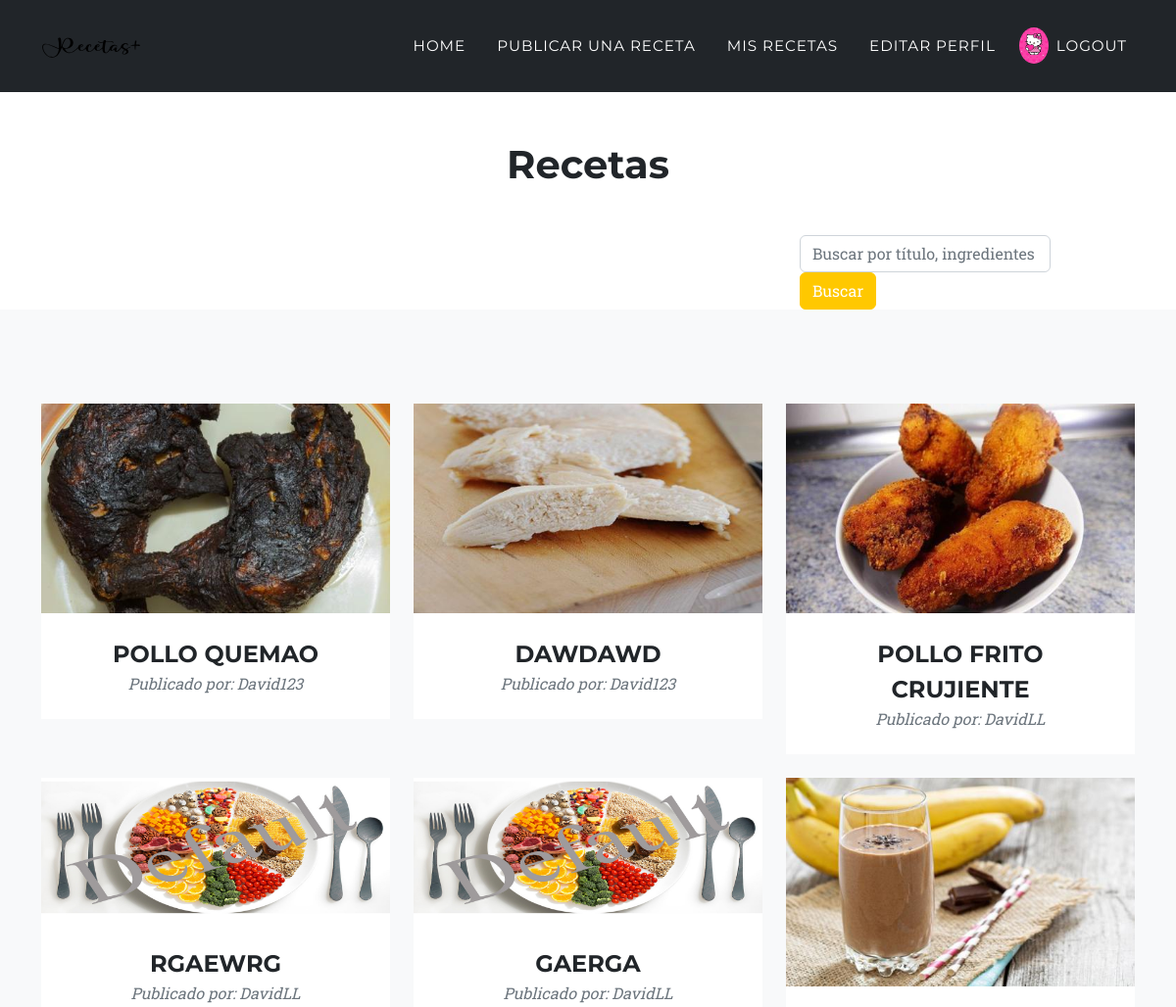
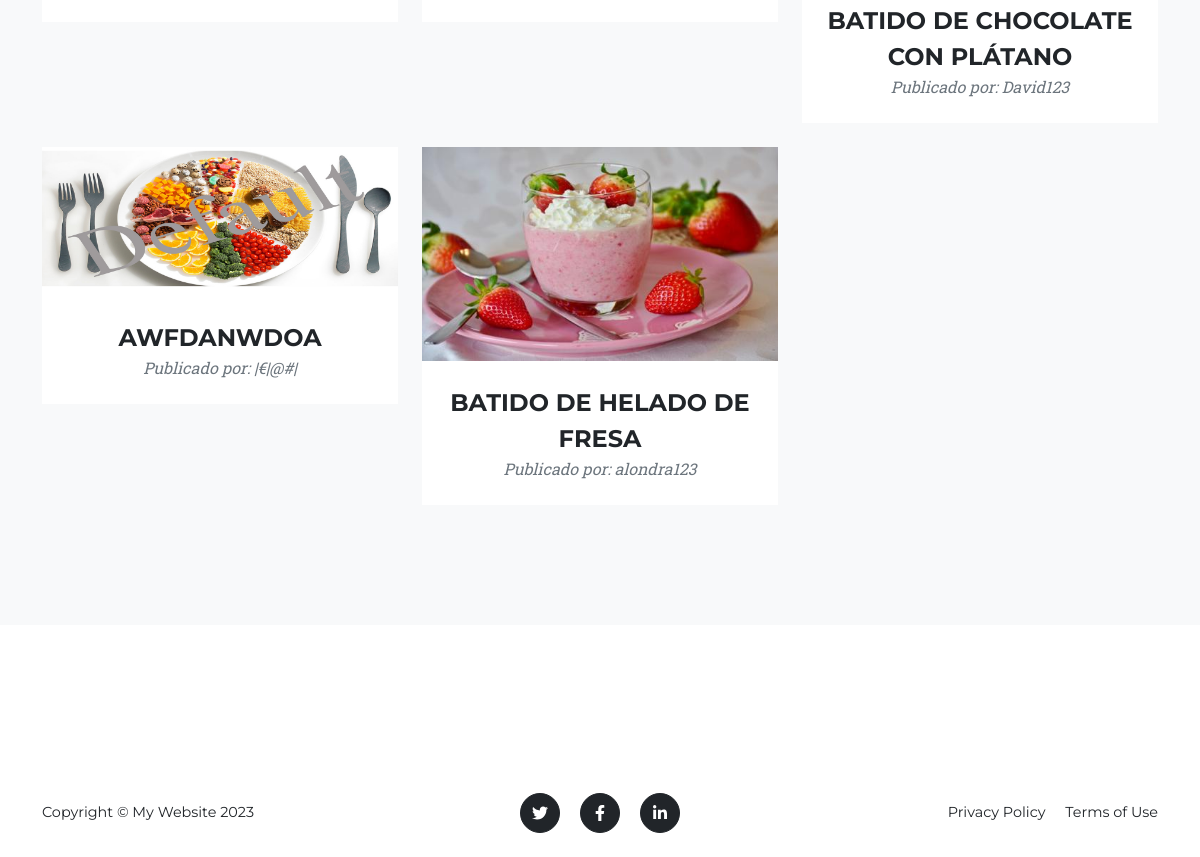
The page /recetas/ (signed in) on the database its author committed (2 pictures, top to bottom).
### recetas/models.py (models this page shows, shortened)
class Avatar(models.Model):
    user = models.OneToOneField(User, on_delete=models.CASCADE)
    imagen = models.ImageField(upload_to='avatares', null=True, blank=True)

class Publicaciones(models.Model):
    title = models.CharField(max_length=100)
    fecha_creation = models.DateTimeField(auto_now_add=True) #Añade automaticamente la fecha por defecto
    fecha_actualizada = models.DateTimeField(null=True)
    ingredientes = models.TextField(blank=True)
    preparacion = models.TextField(blank=True)
    email_p = models.EmailField()
    contacto_tel = models.IntegerField(default=000000000)
    autor = models.ForeignKey(User, on_delete=models.CASCADE)   #Si se borra el usuario, se borran sus recetas
    imagen_p = models.ImageField(upload_to='secun/images', default='default_image.jpg')  # Campo de imagen
    imagen_redimensionada = models.ImageField(upload_to='redimens/images', default='default_image.jpg')

### recetas/views.py (the view)
# urls.py: path('recetas/',views.recetas, name='recetas'),
@login_required
def recetas(request):
    recetas_x = Publicaciones.objects.all()
    query = request.GET.get("q")
    if query:
        recetas_x = recetas_x.filter(
            Q(title__icontains=query) | Q(ingredientes__icontains=query) | Q(preparacion__icontains=query)
        )
    return render(request, 'recetas.html', {'recetas': recetas_x, 'query': query})

### recetas/templates/recetas.html (shortened to what this page needs)
{% extends 'padre2_recetas.html' %}
{% block content %}
<head>
    {% load static %}
    <link rel="stylesheet" type="portfolio/css" href="{% static 'recetas/css/styles.css' %}">
</head>
<main>
    <section>
        <h1 class="text-center"> Recetas </h1>
        <div class="mt-5">
            <div class="row">
                <div class="col-md-8"></div>
                <div class="col-md-4">
                    <form method="GET" action="{% url 'recetas' %}">
                        <div class="form-row">
                            <div class="col-8">
                                <input type="text" name="q" class="form-control" placeholder="Buscar por título, ingredientes o preparación" value="{{ request.GET.q }}">
                            </div>
                            <div class="col-4">
                                <button type="submit" class="btn btn-primary">Buscar</button>
                            </div>
                        </div>
                    </form>
                </div>
            </div>
        </div>
        <section class="page-section bg-light" id="portfolio">
            <div class="container">
                <div class="row">
                    {% for receta in recetas %}
                        <div class="col-lg-4 col-sm-6 mb-4">
                            <div class="portfolio-item">
                                <a class="portfolio-link" data-bs-toggle="modal" href="{% url 'recetas_detail' receta.id %}">
                                    <img class="img-fluid" src="{{ receta.imagen_redimensionada.url }}" alt="{{ receta.title }}" />
                                </a>
                                <div class="portfolio-caption">
                                    <div class="portfolio-caption-heading text-uppercase">{{ receta.title }}</div>
                                    <div class="portfolio-caption-subheading text-muted">Publicado por: {{ receta.autor }}</div>
                                </div>
                            </div>
                        </div>
                    {% endfor %}
                </div>
            </div>
        </section>
</main>
{% endblock %}

### recetas/templates/padre2_recetas.html (shortened to what this page needs)
<!DOCTYPE html>
<html lang="en">
    <head>
        {% load static %}
        <link href="{% static 'recetas/css/styles.css' %}" rel="stylesheet" />
    </head>
    <body id="page-top">
        <nav class="navbar navbar-expand-lg navbar-dark bg-dark fixed-top" id="mainNav">
            <div class="container">
                <a class="navbar-brand" href="#page-top"><img src="{% static 'recetas/assets/img/navbar-logo4.svg' %}" alt="..." /></a>
                <div class="collapse navbar-collapse" id="navbarResponsive">
                    <ul class="navbar-nav text-uppercase ms-auto py-4 py-lg-0">
                        <li class="nav-item"><a class="nav-link" href="/..">Home</a></li>
                        {% if user.is_authenticated %}
                            {% if request.path == '/recetas/' %}
                            <li class="nav-item"><a class="nav-link" href="/recetas/create">Publicar una receta</a></li>
                            <li class="nav-item"><a class="nav-link" href="/recetas/mis">Mis recetas</a></li>
                            {% endif %}
                        <li class="nav-item"><a class="nav-link" href="/editar_perfil">Editar perfil</a></li>
                        {% if user.avatar %}
                        <div>
                            <img src="{{ user.avatar.imagen.url }}" alt="Avatar" style="max-width: 30px;" class="rounded-circle img-fluid">
                        </div>
                        {% endif %}
                        <li class="nav-item"><a class="nav-link" href="/logout">Logout</a></li>
                        {% endif %}
                    </ul>
                </div>
            </div>
        </nav>
        {% block content %}
        {% endblock %}
        <footer class="footer py-4">
            <div class="container">
                <div class="row align-items-center">
                    <div class="col-lg-4 text-lg-start">Copyright &copy; My Website 2023</div>
                    <div class="col-lg-4 my-3 my-lg-0">
                        <a class="btn btn-dark btn-social mx-2" href="#!" aria-label="Twitter"><i class="fab fa-twitter"></i></a>
                        <a class="btn btn-dark btn-social mx-2" href="#!" aria-label="Facebook"><i class="fab fa-facebook-f"></i></a>
                        <a class="btn btn-dark btn-social mx-2" href="#!" aria-label="LinkedIn"><i class="fab fa-linkedin-in"></i></a>
                    </div>
                    <div class="col-lg-4 text-lg-end">
                        <a class="link-dark text-decoration-none me-3" href="#!">Privacy Policy</a>
                        <a class="link-dark text-decoration-none" href="#!">Terms of Use</a>
                    </div>
                </div>
            </div>
        </footer>

### rows shown on the page
Publicaciones: imagen_redimensionada (picture), title "POLLO QUEMAO", autor "David123"
Publicaciones: imagen_redimensionada (picture), title "DAWDAWD", autor "David123"
Publicaciones: imagen_redimensionada (picture), title "POLLO FRITO CRUJIENTE", autor "DavidLL"
Publicaciones: imagen_redimensionada (placeholder picture), title "RGAEWRG", autor "DavidLL"
Publicaciones: imagen_redimensionada (placeholder picture), title "GAERGA", autor "DavidLL"
Publicaciones: imagen_redimensionada (picture), title "BATIDO DE CHOCOLATE CON PLÁTANO", autor "David123"
Publicaciones: imagen_redimensionada (placeholder picture), title "AWFDANWDOA", autor "|€|@#|"
Publicaciones: imagen_redimensionada (picture), title "BATIDO DE HELADO DE FRESA", autor "alondra123"
